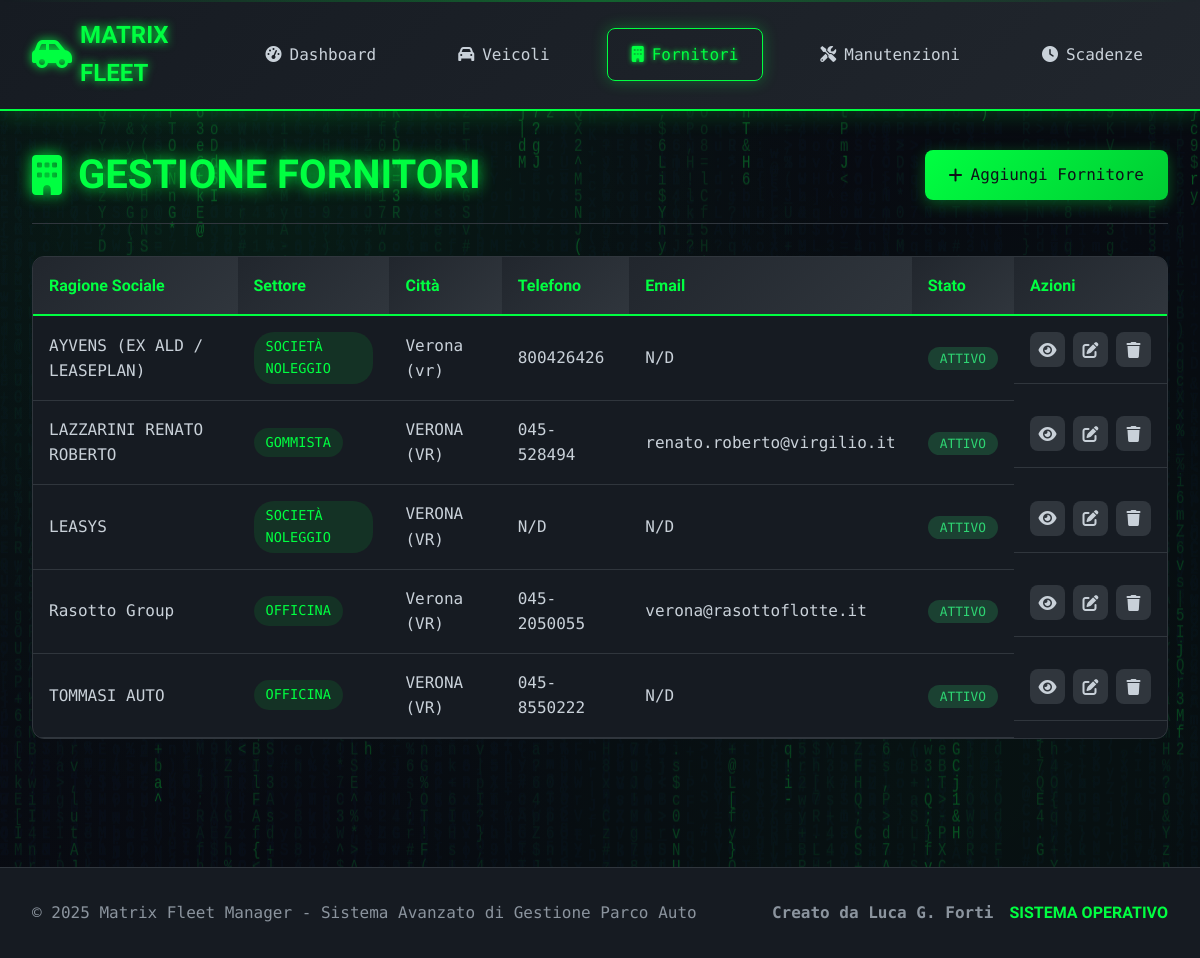
/fornitori/, run on the app's committed database.
### app/models.py (models this page shows, shortened)
class Fornitore(db.Model):
    __tablename__ = 'fornitori'
    id = db.Column(db.Integer, primary_key=True)
    ragione_sociale = db.Column(db.String(100), nullable=False)
    partita_iva = db.Column(db.String(20), unique=True)
    codice_fiscale = db.Column(db.String(20))
    indirizzo = db.Column(db.String(200))
    citta = db.Column(db.String(50), nullable=False)
    cap = db.Column(db.String(10), nullable=False)
    provincia = db.Column(db.String(5))
    telefono = db.Column(db.String(20))
    telefono_2 = db.Column(db.String(20))  # NUOVO CAMPO
    telefono_3 = db.Column(db.String(20))  # NUOVO CAMPO
    email = db.Column(db.String(100))
    email_2 = db.Column(db.String(100))    # NUOVO CAMPO
    email_3 = db.Column(db.String(100))    # NUOVO CAMPO
    referente = db.Column(db.String(100))
    settore = db.Column(db.String(50))
    settore_2 = db.Column(db.String(50))   # NUOVO CAMPO
    settore_3 = db.Column(db.String(50))   # NUOVO CAMPO
    settore_personalizzato = db.Column(db.String(100))  # NUOVO CAMPO
    note = db.Column(db.Text)
    attivo = db.Column(db.Boolean, default=True)
    nucleo = db.Column(db.String(50), default='Via Capitel')
    data_creazione = db.Column(db.DateTime, default=datetime.utcnow)
    manutenzioni = db.relationship('Manutenzione', backref='fornitore', lazy=True,
                                 order_by='desc(Manutenzione.data_intervento)')
    veicoli_noleggio = db.relationship('Veicolo', foreign_keys='Veicolo.societa_noleggio_id',
                                     backref='fornitore_noleggio')

### app/routes/fornitori.py (the view)
@fornitori_bp.route('/')
def index_fornitori():
    nucleo_filter = request.args.get('nucleo')
    query = Fornitore.query
    if nucleo_filter:
        query = query.filter_by(nucleo=nucleo_filter)
    query = query.order_by(Fornitore.ragione_sociale)
    page = request.args.get('page', 1, type=int)
    fornitori = query.paginate(
        page=page, per_page=10, error_out=False
    )
    return render_template('fornitori/index.html', fornitori=fornitori)

### app/templates/fornitori/index.html (shortened to what this page needs)
{% extends "base.html" %}
{% block content %}
<div class="page-container">
    <div class="page-header">
        <h1 class="page-title">
            <i class="fas fa-building"></i>
        </h1>
        <div class="page-actions">
            <a href="{{ url_for('fornitori.aggiungi_fornitore') }}" class="btn btn-primary">
                <i class="fas fa-plus"></i> Aggiungi Fornitore
            </a>
        </div>
    </div>
    <div class="data-table-container">
        <table class="data-table">
            <thead>
                <tr>
                    <th>Ragione Sociale</th>
                    <th>Settore</th>
                    <th>Città</th>
                    <th>Telefono</th>
                    <th>Email</th>
                    <th>Stato</th>
                    <th>Azioni</th>
                </tr>
            </thead>
            <tbody>
                {% for fornitore in fornitori.items %}
                <tr>
                    <td class="highlight">{{ fornitore.ragione_sociale }}</td>
                    <td>
                        {% if fornitore.settore %}
                        <span class="badge badge-settore">{{ fornitore.settore }}</span>
                        {% else %}
                        <span class="text-muted">N/D</span>
                        {% endif %}
                    </td>
                    <td>{{ fornitore.citta }}{% if fornitore.provincia %} ({{ fornitore.provincia }}){% endif %}</td>
                    <td>{{ fornitore.telefono or 'N/D' }}</td>
                    <td>{{ fornitore.email or 'N/D' }}</td>
                    <td>
                        <span class="status-badge {% if fornitore.attivo %}status-attivo{% else %}status-inattivo{% endif %}">
                            {% if fornitore.attivo %}Attivo{% else %}Inattivo{% endif %}
                        </span>
                    </td>
                    <td class="actions">
                        <a href="{{ url_for('fornitori.dettagli_fornitore', id=fornitore.id) }}" class="btn-action" title="Visualizza">
                            <i class="fas fa-eye"></i>
                        </a>
                        <a href="{{ url_for('fornitori.modifica_fornitore', id=fornitore.id) }}" class="btn-action" title="Modifica">
                            <i class="fas fa-edit"></i>
                        </a>
                        <a href="{{ url_for('fornitori.elimina_fornitore', id=fornitore.id) }}" class="btn-action delete" title="Elimina" onclick="return confirm('Sei sicuro di voler eliminare questo fornitore?')">
                            <i class="fas fa-trash"></i>
                        </a>
                    </td>
                </tr>
                {% endfor %}
            </tbody>
        </table>
    </div>
</div>
{% endblock %}

### app/static/css/matrix_style.css (style rules this page uses)
:root { --matrix-green: #00ff41; --matrix-green-dark: #00cc33; --matrix-green-light: #4dff80; --matrix-black: #0d1117; --matrix-dark: #161b22; --matrix-darker: #0a0e13; --matrix-gray: #21262d; --matrix-light-gray: #30363d; --matrix-text: #c9d1d9; --matrix-text-dim: #8b949e; --matrix-danger: #ff4757; --matrix-warning: #ffa502; --matrix-success: #2ed573; --matrix-info: #3742fa; }
* { margin: 0; padding: 0; box-sizing: border-box; }
body { font-family: 'Roboto Mono', monospace; background: var(--matrix-black); color: var(--matrix-text); overflow-x: hidden; line-height: 1.6; position: relative; }
.page-title { font-family: 'Orbitron', monospace; font-size: 2.5rem; font-weight: 700; color: var(--matrix-green); text-shadow: 0 0 15px var(--matrix-green); display: flex; align-items: center; gap: 1rem; }
.btn { display: inline-flex; align-items: center; gap: 0.5rem; padding: 0.75rem 1.5rem; border: none; border-radius: 8px; text-decoration: none; font-family: inherit; font-weight: 500; cursor: pointer; transition: all 0.3s ease; position: relative; overflow: hidden; }
.btn::before { content: ''; position: absolute; top: 0; left: -100%; width: 100%; height: 100%; background: linear-gradient(90deg, transparent, rgba(255, 255, 255, 0.1), transparent); transition: left 0.5s; }
.btn-primary { background: linear-gradient(135deg, var(--matrix-green) 0%, var(--matrix-green-dark) 100%); color: var(--matrix-black); box-shadow: 0 4px 15px rgba(0, 255, 65, 0.3); }
.page-container { max-width: 1200px; margin: 0 auto; }
.page-header { display: flex; justify-content: space-between; align-items: center; margin-bottom: 2rem; padding-bottom: 1rem; border-bottom: 1px solid var(--matrix-light-gray); }
.page-actions { display: flex; gap: 1rem; align-items: center; }
.data-table-container { background: var(--matrix-dark); border-radius: 12px; overflow: hidden; border: 1px solid var(--matrix-light-gray); margin-bottom: 2rem; }
.data-table { width: 100%; border-collapse: collapse; }
.data-table th { background: linear-gradient(135deg, var(--matrix-gray) 0%, var(--matrix-light-gray) 100%); color: var(--matrix-green); padding: 1rem; text-align: left; font-family: 'Orbitron', monospace; font-weight: 700; border-bottom: 2px solid var(--matrix-green); }
.data-table td { padding: 1rem; border-bottom: 1px solid var(--matrix-light-gray); color: var(--matrix-text); }
.highlight { color: var(--matrix-green); font-weight: 500; }
.badge { display: inline-block; padding: 0.25rem 0.75rem; border-radius: 20px; font-size: 0.85rem; font-weight: 500; text-transform: uppercase; }
.badge-settore { background: rgba(0, 255, 65, 0.1); color: var(--matrix-green); }
.status-badge { padding: 0.25rem 0.75rem; border-radius: 20px; font-size: 0.8rem; font-weight: 500; text-transform: uppercase; }
.status-attivo { background: rgba(46, 213, 115, 0.2); color: var(--matrix-success); }
.actions { display: flex; gap: 0.5rem; }
.btn-action { display: inline-flex; align-items: center; justify-content: center; width: 35px; height: 35px; border-radius: 8px; background: var(--matrix-light-gray); color: var(--matrix-text); text-decoration: none; transition: all 0.3s ease; }

### data on the page
Fornitore: ragione_sociale "AYVENS (EX ALD / LEASEPLAN)", settore "SOCIETÀ NOLEGGIO", citta "Verona", provincia "vr", telefono "800426426", email "N/D", attivo "ATTIVO"
Fornitore: ragione_sociale "LAZZARINI RENATO ROBERTO", settore "GOMMISTA", citta "VERONA", provincia "VR", telefono "045-528494", email "renato.roberto@virgilio.it", attivo "ATTIVO"
Fornitore: ragione_sociale "LEASYS", settore "SOCIETÀ NOLEGGIO", citta "VERONA", provincia "VR", telefono "N/D", email "N/D", attivo "ATTIVO"
Fornitore: ragione_sociale "Rasotto Group", settore "OFFICINA", citta "Verona", provincia "VR", telefono "045-2050055", email "verona@rasottoflotte.it", attivo "ATTIVO"
Fornitore: ragione_sociale "TOMMASI AUTO", settore "OFFICINA", citta "VERONA", provincia "VR", telefono "045-8550222", email "N/D", attivo "ATTIVO"
